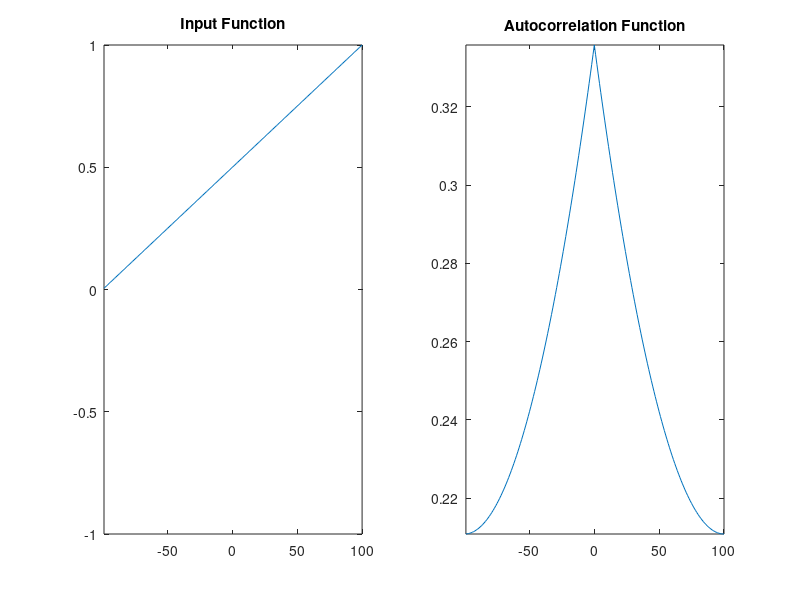

Here is the MATLAB script that generated this plot:
% Problem # 2(i) Soln.:
%-----------Autocorrelation-------------
%-----------
%-----------Candidate No. 137377 ---------------
%Auto-correlate a sequence with itself
clear all; close all;
    
N = 200;
% Simple Line Input
x = (1:200)/N;


% Initialize array to hold the autocorrelation data
psi = x*0;

for i = 1:N
    xshift = circshift(x,[0,(i + N/2)]);
    psi(i) = N^-1 * sum(x .* xshift);
end

h=  figure;
subplot(1,2,1)
plot(-floor(N/2)+1:floor(N/2),x);
title('Input Function');
axis([-floor(N/2)+1 floor(N/2) -1 1]);
subplot(1,2,2)
plot(-floor(N/2)+1:floor(N/2),psi);
title('Autocorrelation Function');
axis([-floor(N/2)+1 floor(N/2) min(psi) max(psi)])
